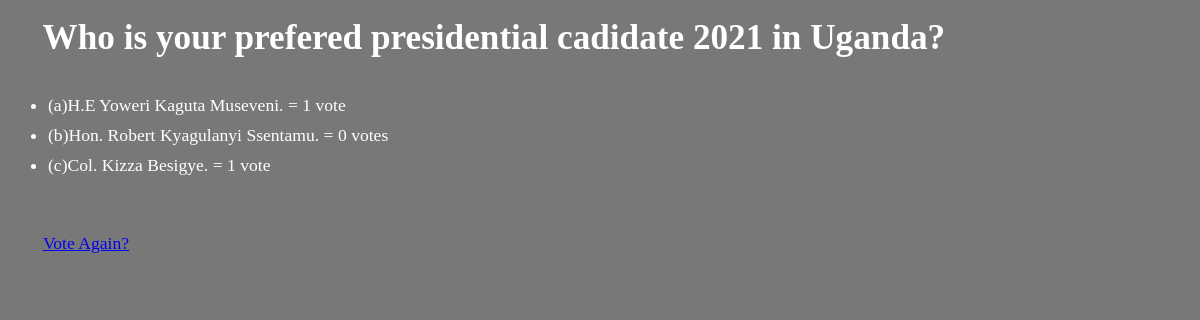
Screenshot of /polls/5/results/ with the database file from the repository.
### polls/models.py (models this page shows, shortened)
class Question(models.Model):
    question_text = models.CharField(max_length=200)
    pub_date = models.DateTimeField('date published')

class Choice(models.Model):
    question = models.ForeignKey(Question,on_delete=models.CASCADE)
    choice_text = models.CharField(max_length=200)
    votes = models.IntegerField(default=0)

### polls/views.py (the view)
# urls.py: path('<int:pk>/results/', views.ResultsView.as_view(), name='results'),
class ResultsView(generic.DetailView):
    model = Question
    template_name = 'polls/results.html'

### polls/templates/polls/results.html
{% load static %}
<link rel="stylesheet" type="text/css" href="{% static 'polls/style.css' %}">
<h1>&nbsp; &nbsp; {{ question.question_text }}</h1>
<ul>
    {% for choice in question.choice_set.all %}
    <li>{{ choice.choice_text }} = {{ choice.votes }}
        vote{{ choice.votes|pluralize }}</li>
{% endfor %}
</ul>
<br>&nbsp; &nbsp; &nbsp; &nbsp; <a href="{% url 'polls:detail' question.id %}">Vote Again?</a>

### rows the page displays
Question: question_text "Who is your prefered presidential cadidate 2021 in Uganda?"
Choice: choice_text "(a)H.E Yoweri Kaguta Museveni.", votes "1"
Choice: choice_text "(b)Hon. Robert Kyagulanyi Ssentamu.", votes "0"
Choice: choice_text "(c)Col. Kizza Besigye.", votes "1"
